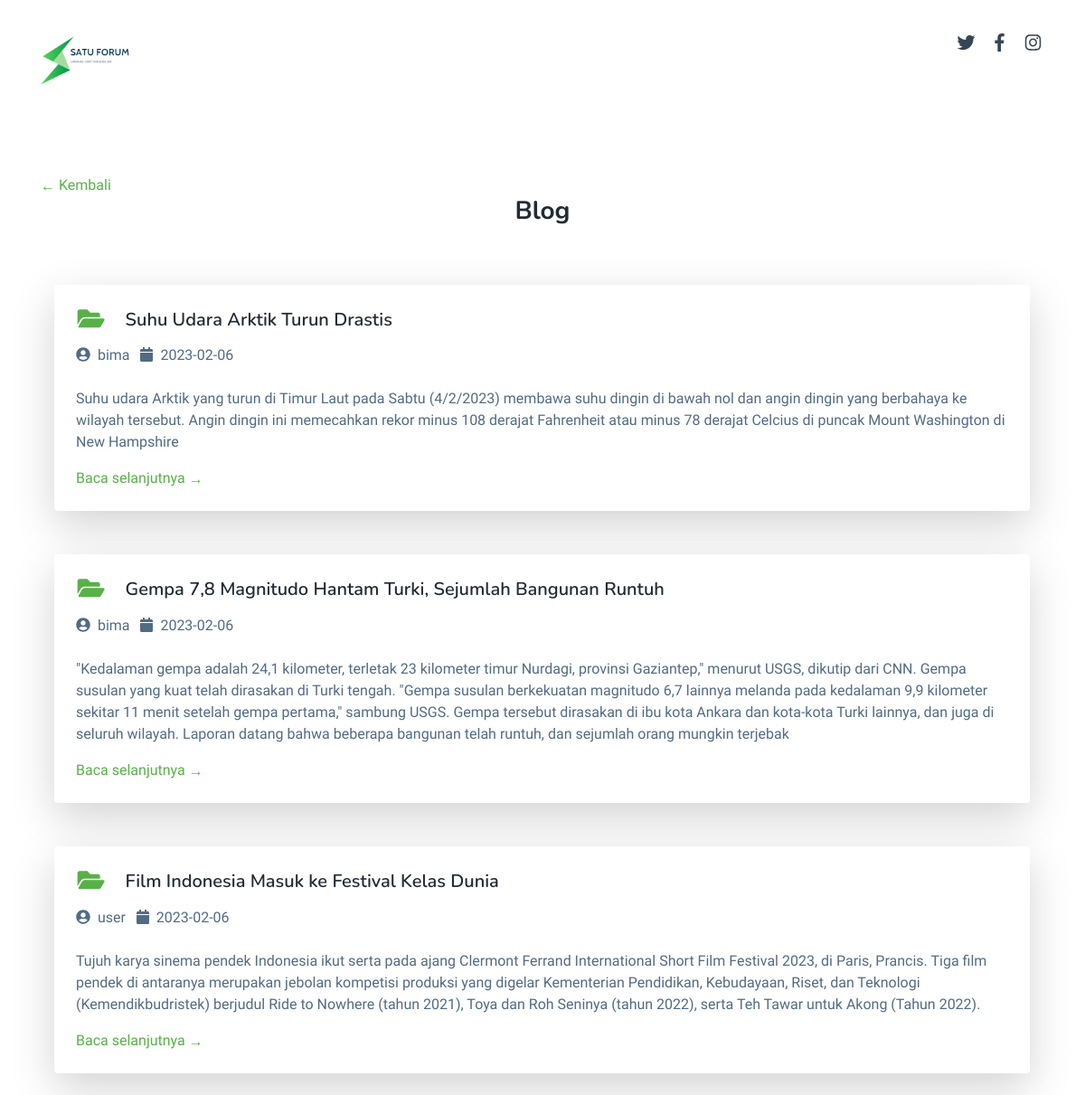
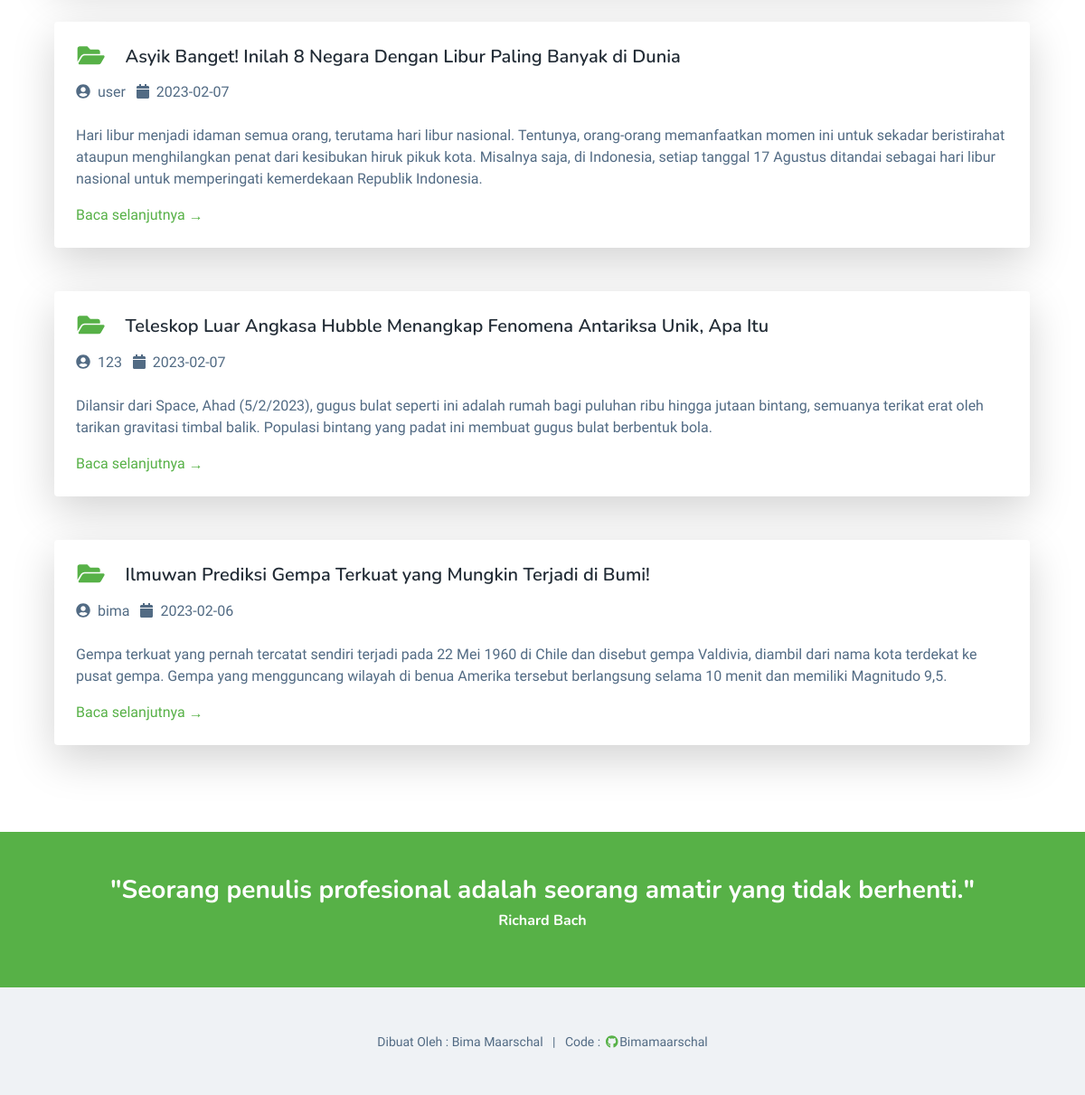
The page /page/blog.php on the database its author committed (2 pictures, top to bottom).
### tables this page shows
CREATE TABLE `tulispengguna` (
  `idtulis` varchar(99) NOT NULL,
  `tanggal` varchar(999) NOT NULL,
  `judul` varchar(999) NOT NULL,
  `isi` text NOT NULL,
  `isi2` text NOT NULL,
  `pengguna` varchar(999) NOT NULL
);

### lib/DataSource.php (called while the page is built, shortened)
<?php
class DataSource
{
    private $connection;
    function __construct()
    {
        $this->connection = $this->getConnection();
    }
    public function getConnection()
    {
        $connection = new \mysqli(self::HOST, self::USERNAME, self::PASSWORD, self::DATABASENAME);
        $connection->set_charset("utf8");
        return $connection;
    }
    public function execute($query, $paramType = "", $paramArray = array())
    {
        $statement = $this->connection->prepare($query);
        $statement->execute();
        return $statement;
    }
    public function select($query, $paramType = "", $paramArray = array())
    {
        $statement = $this->execute($query, $paramType, $paramArray);
        $result = $statement->get_result();
        if ($result->num_rows > 0) {
            $resultset = null;
            while ($row = $result->fetch_assoc()) {
                $resultset[] = $row;
            }
            return $resultset;
        }
    }
}

### page/blog.php (the view, shortened to what this page needs)
<!DOCTYPE html>
<html lang="en">
<head>
    <link rel="stylesheet" href="../assets/plugins/jquery-flipster/dist/jquery.flipster.min.css">
    <link id="theme-style" rel="stylesheet" href="../assets/css/style.css">
</head>
<body>
    <header class="header">
        <div class="branding">
            <div class="container position-relative">
                <nav class="navbar navbar-expand-lg">
                    <h1 class="site-logo"><a class="navbar-brand" href="/"><img style="height: 100px; width: 100px;"
                                class="logo-icon" src="../assets/images/logo.png" alt="logo"></a></h1>
                </nav>
                <ul class="social-list list-inline mb-0 position-absolute">
                    <li class="list-inline-item"><a class="text-dark" href="#"><i class="fab fa-twitter fa-fw"></i></a>
                    </li>
                    <li class="list-inline-item"><a class="text-dark" href="#"><i
                                class="fab fa-facebook-f fa-fw"></i></a></li>
                    <li class="list-inline-item"><a class="text-dark" href="#"><i
                                class="fab fa-instagram fa-fw"></i></a></li>
                </ul>
            </div>
        </div>
    </header>
    <section class="benefits-section">
        <div class="container py-lg-5">
            <a href="../index.php"><span class="more-arrow">&larr;</span> Kembali</a>
            <br>
            <h3 class="mb-5 text-center font-weight-bold">Blog</h3>
            <div class="col-12 col-md-12 col-xl-12 pr-xl-3 pt-md-3">
                <?php
                require_once __DIR__ . '/../lib/DataSource.php';
                $database = new DataSource();
                $data_blog = "SELECT * FROM tulispengguna ORDER BY idtulis DESC";
                $blog = $database->select($data_blog);
                ?>
                <?php
                sort($blog);
                if (is_array($blog) || is_object($blog)) {
                    foreach ($blog as $key => $value) {
                        ?>
                        <div class="card rounded border-0 shadow-lg  mb-5">
                            <div class="card-body p-4">
                                <h5 class="card-title"><i
                                        class="far fa fa-folder-open mr-2 mr-lg-3 text-primary fa-lg fa-fw"></i>
                                    <?php echo $blog[$key]["judul"]; ?>
                                </h5>
                                <div class="source media">
                                    <div class="source-info media-body pt-1">
                                        <div><i class="fa fa-user-circle"></i>&nbsp;
                                            <?php echo $blog[$key]["pengguna"]; ?> &nbsp; <i class="fa fa-calendar"></i>&nbsp;
                                            <?php echo $blog[$key]["tanggal"]; ?>
                                        </div>
                                    </div>
                                </div>
                                <p class="card-text"><br>
                                    <?php echo $blog[$key]["isi"]; ?>
                                </p>
                                <a href="baca_blog.php?id10=<?php echo $blog[$key]["idtulis"]; ?>">Baca selanjutnya <span
                                        class="more-arrow">&rarr;</span></a>
                            </div>
                        </div>
                        <?php
                    }
                }
                ?>
            </div>
        </div>
    </section>
    <section class="cta-section py-5 theme-bg-secondary text-center">
        <div class="container">
            <h3 class="text-white font-weight-bold">"Seorang penulis profesional adalah seorang amatir yang tidak
                berhenti."</h3>
            <h3 class="text-white font-weight-bold mb-3" style="font-size: 12pt;">Richard Bach</h3>
        </div>
    </section>
    <footer class="footer theme-bg-primary" style="padding-top: 50px;">
        <div class="footer-bottom text-center pb-5">
            <small class="copyright">Dibuat Oleh : Bima Maarschal &nbsp; | &nbsp; <a
                    href="https://github.com/Bimamaarschal/SatuForum">Code : <i class="fab fa-github fa-fw"
                        style="color: #57B147;"></i>Bimamaarschal</a></small>
        </div>
    </footer>
</body>
</html>

### rows shown on the page
tulispengguna: judul "Suhu Udara Arktik Turun Drastis", pengguna "bima", tanggal "2023-02-06", isi "Suhu udara Arktik yang turun di Timur Laut pada Sabtu (4/2/2023) membawa suhu dingin di bawah nol dan angin dingin yang berbahaya ke wilayah tersebut. Angin dingin ini memecahkan rekor minus 108 derajat Fahrenheit atau minus 78 derajat Celcius di puncak Mount Washington di New Hampshire"
tulispengguna: judul "Gempa 7,8 Magnitudo Hantam Turki, Sejumlah Bangunan Runtuh", pengguna "bima", tanggal "2023-02-06", isi "\"Kedalaman gempa adalah 24,1 kilometer, terletak 23 kilometer timur Nurdagi, provinsi Gaziantep,\" menurut USGS, dikutip dari CNN. Gempa susulan yang kuat telah dirasakan di Turki tengah. \"Gempa susulan berkekuatan magnitudo 6,7 lainnya melanda pada kedalaman 9,9 kilometer sekitar 11 menit setelah gempa pertama,\" sambung USGS. Gempa tersebut dirasakan di ibu kota Ankara dan kota-kota Turki lainnya, dan juga di seluruh wilayah. Laporan datang bahwa beberapa bangunan telah runtuh, dan sejumlah orang mungkin terjebak"
tulispengguna: judul "Film Indonesia Masuk ke Festival Kelas Dunia", pengguna "user", tanggal "2023-02-06", isi "Tujuh karya sinema pendek Indonesia ikut serta pada ajang Clermont Ferrand International Short Film Festival 2023, di Paris, Prancis. Tiga film pendek di antaranya merupakan jebolan kompetisi produksi yang digelar Kementerian Pendidikan, Kebudayaan, Riset, dan Teknologi (Kemendikbudristek) berjudul Ride to Nowhere (tahun 2021), Toya dan Roh Seninya (tahun 2022), serta Teh Tawar untuk Akong (Tahun 2022)."
tulispengguna: judul "Asyik Banget! Inilah 8 Negara Dengan Libur Paling Banyak di Dunia", pengguna "user", tanggal "2023-02-07", isi "Hari libur menjadi idaman semua orang, terutama hari libur nasional. Tentunya, orang-orang memanfaatkan momen ini untuk sekadar beristirahat ataupun menghilangkan penat dari kesibukan hiruk pikuk kota. Misalnya saja, di Indonesia, setiap tanggal 17 Agustus ditandai sebagai hari libur nasional untuk memperingati kemerdekaan Republik Indonesia."
tulispengguna: judul "Teleskop Luar Angkasa Hubble Menangkap Fenomena Antariksa Unik, Apa Itu", pengguna "123", tanggal "2023-02-07", isi "Dilansir dari Space, Ahad (5/2/2023), gugus bulat seperti ini adalah rumah bagi puluhan ribu hingga jutaan bintang, semuanya terikat erat oleh tarikan gravitasi timbal balik. Populasi bintang yang padat ini membuat gugus bulat berbentuk bola."
tulispengguna: judul "Ilmuwan Prediksi Gempa Terkuat yang Mungkin Terjadi di Bumi!", pengguna "bima", tanggal "2023-02-06", isi "Gempa terkuat yang pernah tercatat sendiri terjadi pada 22 Mei 1960 di Chile dan disebut gempa Valdivia, diambil dari nama kota terdekat ke pusat gempa. Gempa yang mengguncang wilayah di benua Amerika tersebut berlangsung selama 10 menit dan memiliki Magnitudo 9,5."
